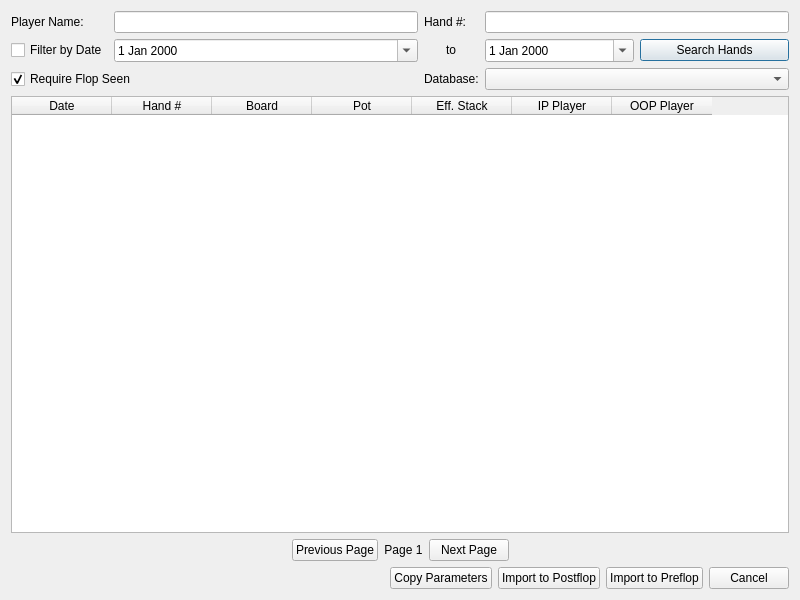
<?xml version="1.0" encoding="UTF-8"?>
<ui version="4.0">
    <class>PT4ImportDialog</class>
    <widget class="QDialog" name="PT4ImportDialog">
        <property name="geometry">
            <rect>
                <x>0</x>
                <y>0</y>
                <width>800</width>
                <height>600</height>
            </rect>
        </property>
        <property name="windowTitle">
            <string>Import Hand from PokerTracker 4</string>
        </property>
        <layout class="QVBoxLayout" name="verticalLayout">
            <item>
                <layout class="QGridLayout" name="filterGridLayout">
                    <item row="0" column="0">
                        <widget class="QLabel" name="label">
                            <property name="text">
                                <string>Player Name:</string>
                            </property>
                        </widget>
                    </item>
                    <item row="0" column="1">
                        <widget class="QLineEdit" name="playerSearchEdit"/>
                    </item>
                    <item row="0" column="2">
                        <widget class="QLabel" name="labelHandNo">
                            <property name="text">
                                <string>Hand #:</string>
                            </property>
                        </widget>
                    </item>
                    <item row="0" column="3">
                        <widget class="QLineEdit" name="handNoSearchEdit"/>
                    </item>
                    <item row="1" column="0">
                        <widget class="QCheckBox" name="dateFilterCheckBox">
                            <property name="text">
                                <string>Filter by Date</string>
                            </property>
                        </widget>
                    </item>
                    <item row="1" column="1">
                        <widget class="QDateEdit" name="startDateEdit">
                            <property name="calendarPopup">
                                <bool>true</bool>
                            </property>
                        </widget>
                    </item>
                    <item row="1" column="2" alignment="Qt::AlignCenter">
                        <widget class="QLabel" name="labelTo">
                            <property name="text">
                                <string>to</string>
                            </property>
                        </widget>
                    </item>
                    <item row="1" column="3">
                        <layout class="QHBoxLayout" name="dateSearchLayout">
                            <item>
                                <widget class="QDateEdit" name="endDateEdit">
                                    <property name="calendarPopup">
                                        <bool>true</bool>
                                    </property>
                                </widget>
                            </item>
                            <item>
                                <widget class="QPushButton" name="searchButton">
                                    <property name="text">
                                        <string>Search Hands</string>
                                    </property>
                                </widget>
                            </item>
                        </layout>
                    </item>
                    <item row="2" column="0" colspan="2">
                        <widget class="QCheckBox" name="flopFilterCheckBox">
                            <property name="text">
                                <string>Require Flop Seen</string>
                            </property>
                            <property name="checked">
                                <bool>true</bool>
                            </property>
                        </widget>
                    </item>
                    <item row="2" column="2">
                        <widget class="QLabel" name="labelDatabase">
                            <property name="text">
                                <string>Database:</string>
                            </property>
                        </widget>
                    </item>
                    <item row="2" column="3">
                        <widget class="QComboBox" name="databaseComboBox">
                        </widget>
                    </item>
                </layout>
            </item>
            <item>
                <widget class="QTableWidget" name="handsTable">
                    <property name="selectionMode">
                        <enum>QAbstractItemView::SingleSelection</enum>
                    </property>
                    <property name="selectionBehavior">
                        <enum>QAbstractItemView::SelectRows</enum>
                    </property>
                    <property name="sortingEnabled">
                        <bool>true</bool>
                    </property>
                    <column>
                        <property name="text">
                            <string>Date</string>
                        </property>
                    </column>
                    <column>
                        <property name="text">
                            <string>Hand #</string>
                        </property>
                    </column>
                    <column>
                        <property name="text">
                            <string>Board</string>
                        </property>
                    </column>
                    <column>
                        <property name="text">
                            <string>Pot</string>
                        </property>
                    </column>
                    <column>
                        <property name="text">
                            <string>Eff. Stack</string>
                        </property>
                    </column>
                    <column>
                        <property name="text">
                            <string>IP Player</string>
                        </property>
                    </column>
                    <column>
                        <property name="text">
                            <string>OOP Player</string>
                        </property>
                    </column>
                </widget>
            </item>
            <item>
                <layout class="QHBoxLayout" name="paginationLayout">
                    <item>
                        <spacer name="horizontalSpacer_pagination_left">
                            <property name="orientation">
                                <enum>Qt::Horizontal</enum>
                            </property>
                            <property name="sizeHint" stdset="0">
                                <size>
                                    <width>40</width>
                                    <height>20</height>
                                </size>
                            </property>
                        </spacer>
                    </item>
                    <item>
                        <widget class="QPushButton" name="prevPageButton">
                            <property name="text">
                                <string>Previous Page</string>
                            </property>
                        </widget>
                    </item>
                    <item>
                        <widget class="QLabel" name="pageLabel">
                            <property name="text">
                                <string>Page 1</string>
                            </property>
                            <property name="alignment">
                                <set>Qt::AlignCenter</set>
                            </property>
                        </widget>
                    </item>
                    <item>
                        <widget class="QPushButton" name="nextPageButton">
                            <property name="text">
                                <string>Next Page</string>
                            </property>
                        </widget>
                    </item>
                    <item>
                        <spacer name="horizontalSpacer_pagination_right">
                            <property name="orientation">
                                <enum>Qt::Horizontal</enum>
                            </property>
                            <property name="sizeHint" stdset="0">
                                <size>
                                    <width>40</width>
                                    <height>20</height>
                                </size>
                            </property>
                        </spacer>
                    </item>
                </layout>
            </item>
            <item>
                <layout class="QHBoxLayout" name="horizontalLayout_2">
                    <item>
                        <spacer name="horizontalSpacer">
                            <property name="orientation">
                                <enum>Qt::Horizontal</enum>
                            </property>
                            <property name="sizeHint" stdset="0">
                                <size>
                                    <width>40</width>
                                    <height>20</height>
                                </size>
                            </property>
                        </spacer>
                    </item>
                    <item>
                        <widget class="QPushButton" name="copyParamsButton">
                            <property name="text">
                                <string>Copy Parameters</string>
                            </property>
                        </widget>
                    </item>
                    <item>
                        <widget class="QPushButton" name="importButton">
                            <property name="text">
                                <string>Import to Postflop</string>
                            </property>
                        </widget>
                    </item>
                    <item>
                        <widget class="QPushButton" name="importPreflopButton">
                            <property name="text">
                                <string>Import to Preflop</string>
                            </property>
                        </widget>
                    </item>
                    <item>
                        <widget class="QPushButton" name="cancelButton">
                            <property name="text">
                                <string>Cancel</string>
                            </property>
                        </widget>
                    </item>
                </layout>
            </item>
        </layout>
    </widget>
    <resources/>
    <connections>
        <connection>
            <sender>cancelButton</sender>
            <signal>clicked()</signal>
            <receiver>PT4ImportDialog</receiver>
            <slot>reject()</slot>
            <hints>
                <hint type="sourcelabel">
                    <x>716</x>
                    <y>570</y>
                </hint>
                <hint type="destinationlabel">
                    <x>399</x>
                    <y>299</y>
                </hint>
            </hints>
        </connection>
    </connections>
</ui>
